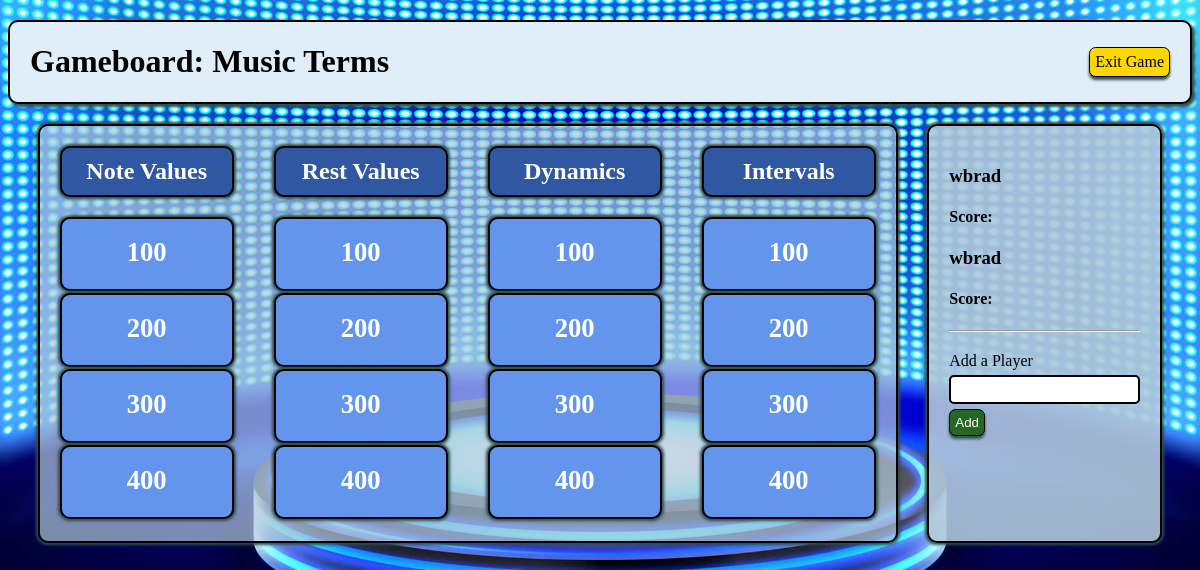
Page /games/play/3 (signed in) on the committed database.
### gameboard_app/models.py (models this page shows, shortened)
class Game(models.Model):
    title = models.CharField(max_length=255)
    is_active = models.BooleanField(default=False)
    creator = models.ForeignKey(User, related_name='gameboards', on_delete=models.CASCADE)
    created_at = models.DateTimeField(auto_now_add=True)
    updated_at = models.DateTimeField(auto_now=True)
    @classmethod
    def get_by_id(cls, id):
        return cls.objects.get(id=id)

class Category(models.Model):
    name = models.CharField(max_length=255)
    game_assigned = models.ForeignKey(Game, related_name="categories_avail", on_delete = models.CASCADE)
    created_at = models.DateTimeField(auto_now_add=True)
    updated_at = models.DateTimeField(auto_now=True)

class Question(models.Model):
    question = models.TextField()
    answer = models.CharField(max_length=255)
    points = models.IntegerField(default=100)
    played = models.BooleanField(default=False)
    category_assigned = models.ForeignKey(Category, related_name="question_list", on_delete = models.CASCADE)
    created_at = models.DateTimeField(auto_now_add=True)
    updated_at = models.DateTimeField(auto_now=True)

### gameboard_app/views.py (the view)
# urls.py: path('play/<int:game_id>', views.play_gameboard, name='play'),
def play_gameboard(request, game_id):
    if 'user_id' not in request.session:
        return redirect('/')
    game = Game.get_by_id(game_id)
    categories = game.categories_avail.all()
    game_over = True
    if not game.is_active:
        game.update_activity({'id': game_id, 'is_active': True})
    for category in categories:
        if category.question_list.filter(played=False):
            game_over = False
    context = {
        'game': game,
        'categories': categories,
        'game_over': game_over
    }
    return render(request, 'gameboard.html', context)

### gameboard_app/templates/gameboard.html (shortened to what this page needs)
<!DOCTYPE html>
<html lang="en">
<head>
    {% load static %}
    <link rel="stylesheet" href="{% static 'css/style.css' %}">
</head>
<body>
    <div class="game_wrapper">
        <div class="nav_bar">
            <h1>Gameboard: {{ game.title }}</h1>
            <a class="back" href="{% url 'main_select' %}">Exit Game</a>
        </div>
        <div style="display: flex; justify-content: space-evenly;">
            <div class="play_box">
                {% for category in categories %}
                    <div class="cat_box">
                        <h2 class="cat_title">{{ category.name }}</h2>
                        {% for question in category.question_list.all|dictsort:"points" %}
                            {% if not question.played %}
                                <div class="ques_box">
                                    <h3><a class="q_link" href="{% url 'show_ques' question.id %}">{{ question.points }}</a></h3>
                                </div>
                            {% else %}
                                <div class="played">
                                    <h3><p class="played_text">{{ question.points }}</p></h3>
                                </div>
                            {% endif %}
                        {% endfor %}
                    </div>
                {% endfor %}
            </div>
            <div class="player_box">
                {% if 'player_1' in request.session and 'player_2' in request.session %}
                    <h3>{{ request.session.player_1 }}</h3>
                    <h4>Score: {{ request.session.score_1 }}</h4>
                    <h3>{{ request.session.player_2 }}</h3>
                    <h4>Score: {{ request.session.score_2 }}</h4>
                {% elif 'player_1' in request.session %}
                    <h3>{{ request.session.player_1 }}</h3>
                    <h4>Score: {{ request.session.score_1 }}</h4>
                {% else %}
                    <h3>[Need a Player]</h3>
                    <h4>Score: </h4>
                {% endif %}
                <hr style="margin-bottom: 20px;">
                <form action="{% url 'add_player' %}" method="post">
                    <label for="player_name">Add a Player</label>
                    <p><input class="input" type="text" name="player_name"></p>
                    <p><input class="add" type="submit" value="Add"></p>
                </form>
            </div>
        </div>
    </div>
</body>
</html>

### gameboard_app/static/css/style.css (style rules this page uses)
body { background-image: url("../images/game-show-background-opt1.jpg"); background-position: center; background-size: cover; }
.game_wrapper { width: auto; }
.nav_bar { display: flex; justify-content: space-between; align-items: center; margin: 20px 0px; padding: 0px 20px; border: 2px solid black; border-radius: 10px; background-color:rgb(224, 238, 249); box-shadow: 3px 3px 3px darkslategray; }
.back, .delete, .q_edit, .q_delete, .play, .add { text-decoration: none; border: 1px solid black; border-radius: 5pt; box-shadow: 0px 3px 3px darkslategray; background-color: gold; color: black; padding: 5px; cursor: pointer; }
.add { background-color: rgb(38, 103, 38); color: white; }
p { margin: 5px 0px; }
.play_box, .player_box { display: flex; justify-content: space-evenly; border: 2px solid black; background-color: rgb(176, 199, 218, 0.7); border-radius: 10px; box-shadow: 0px 0px 3px 2px darkslategray; }
.player_box { display: block; padding: 20px; background-color: rgb(176, 199, 218, 0.9); }
.cat_box { padding: 0px 20px 20px; }
.cat_title, .ques_box, .played { border: solid 2px black; padding: 10px; text-align: center; width: 150px; border-radius: 10px; background-color:rgb(48, 87, 161); color: white; box-shadow: 0px 0px 3px 2px darkslategray; }
.ques_box, .played { height: 60px; padding-top: 0px; margin: auto; margin-bottom: 2px; background-color: cornflowerblue; }
.input { border: 2px solid black; border-radius: 5px; padding: 5px; }
.q_link, .played_text { text-decoration: none; color: white; font-size: 20pt; }

### rows in the picture
Game: title "Music Terms"
Category: name "Note Values"
Question: points "100"
Question: points "200"
Question: points "300"
Question: points "400"
Category: name "Rest Values"
Question: points "100"
Question: points "200"
Question: points "300"
Question: points "400"
Category: name "Dynamics"
Question: points "100"
Question: points "200"
Question: points "300"
Question: points "400"
Category: name "Intervals"
Question: points "100"
Question: points "200"
Question: points "300"
Question: points "400"

### other values in the picture
{{ request.session.player_1 }} "wbrad"
{{ request.session.player_2 }} "wbrad"
